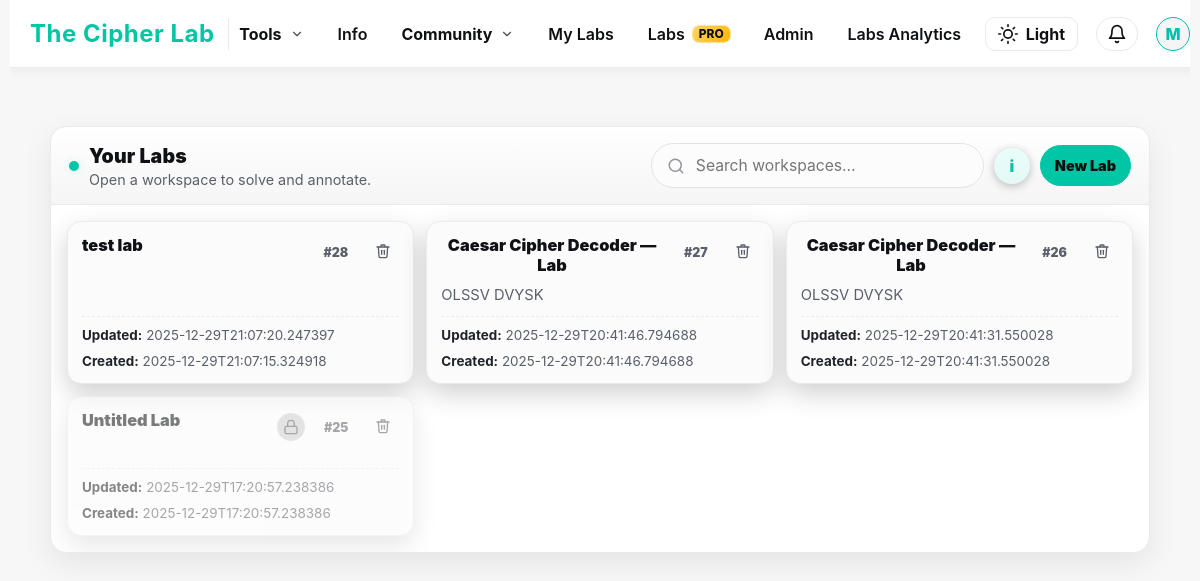
The page /workspaces (signed in) on the database as committed earlier.
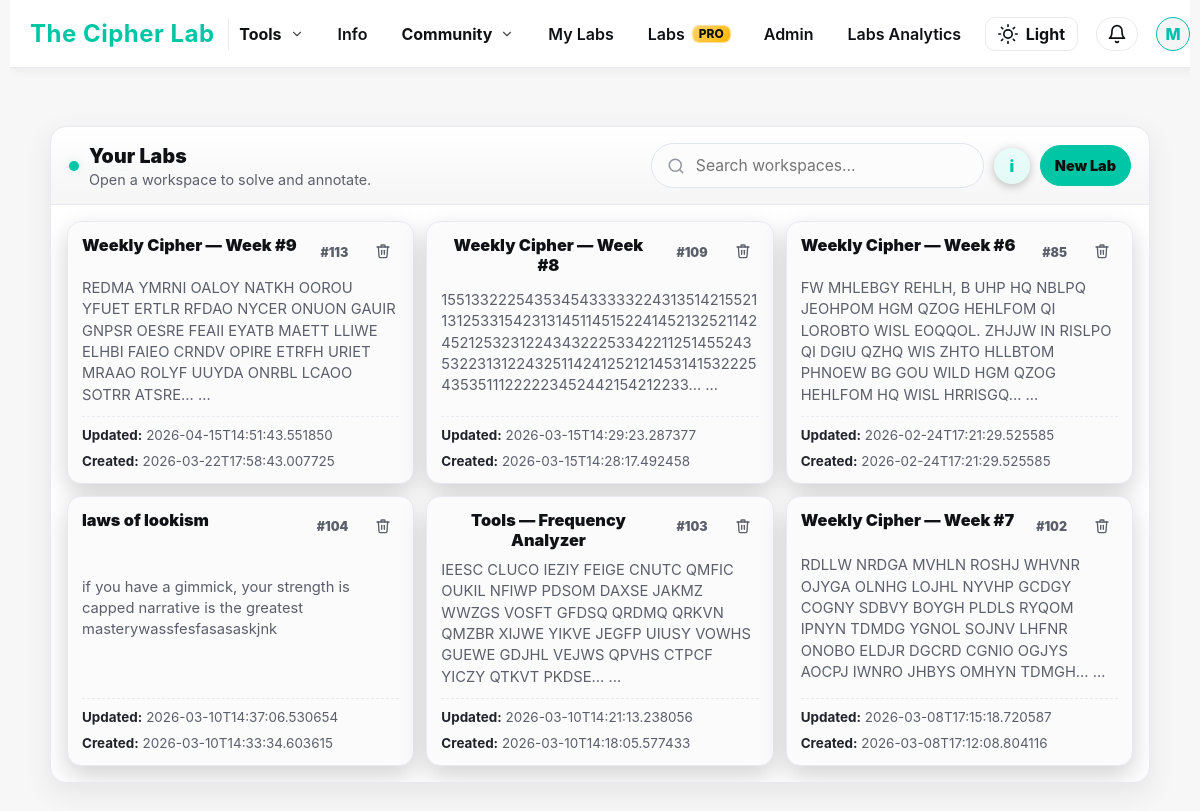
The same page on the database as committed later.
### tables this page shows
CREATE TABLE workspaces (
  id INTEGER PRIMARY KEY AUTOINCREMENT,
  owner_id INTEGER NOT NULL,
  title TEXT NOT NULL DEFAULT 'Untitled Workspace',
  cipher_text TEXT NOT NULL DEFAULT '',
  notes TEXT NOT NULL DEFAULT '',
  cipher_image_filename TEXT,
  created_at TEXT NOT NULL DEFAULT CURRENT_TIMESTAMP,
  updated_at TEXT NOT NULL DEFAULT CURRENT_TIMESTAMP, order_index INTEGER NOT NULL DEFAULT 0, share_token TEXT, is_shared INTEGER NOT NULL DEFAULT 0, last_edited_by INTEGER,
  FOREIGN KEY(owner_id) REFERENCES users(id)
);

### app.py (the view, shortened to what this page needs)
@app.route("/workspaces", methods=["GET"], endpoint="workspace_list")
def workspace_list():
    user = current_user()
    conn = get_db()
    fresh_user = conn.execute(
        "SELECT * FROM users WHERE id=? LIMIT 1",
        (user["id"],)
    ).fetchone()
    viewer_is_pro = is_pro(fresh_user) if fresh_user else is_pro(user)
    rows = conn.execute("""
        SELECT
            w.id, w.title, w.cipher_text, w.notes, w.cipher_image_filename,
            w.created_at, w.updated_at,
            CASE WHEN w.owner_id=? THEN 1 ELSE 0 END AS is_owner
        FROM workspaces w
        WHERE w.owner_id=?
           OR EXISTS (
             SELECT 1 FROM workspace_collaborators wc
             WHERE wc.workspace_id=w.id AND wc.user_id=?
           )
        ORDER BY is_owner DESC, w.order_index ASC, datetime(w.updated_at) DESC
    """, (user["id"], user["id"], user["id"])).fetchall()
    conn.close()
    return render_template(
        "workspace_list.html",
        user=user,
        workspaces=[dict(r) for r in rows],
        viewer_is_pro=viewer_is_pro,
        free_max_labs=FREE_MAX_LABS,
    )

### app.py (called while the page is built)
@app.after_request
def add_security_headers(resp):
    resp.headers["X-Content-Type-Options"] = "nosniff"
    resp.headers["X-Frame-Options"] = "DENY"
    resp.headers["Referrer-Policy"] = "strict-origin-when-cross-origin"
    resp.headers["Content-Security-Policy"] = (
        "default-src 'self'; "
        "img-src 'self' data: https://api.producthunt.com https://ph-files.imgix.net https://www.producthunt.com; "
        "script-src 'self' 'unsafe-inline' https://www.producthunt.com; "
        "style-src 'self' 'unsafe-inline'; "
        "frame-src https://www.producthunt.com;"
    )
    return resp

def is_pro(user):
    if not user:
        return False
    try:
        return bool(user["is_pro"])
    except Exception:
        return False

@app.before_request
def clear_flash_on_login():
    if request.endpoint == "login" and request.method == "GET":
        if "_flashes" not in session:
            session.pop("_flashes", None)

@app.context_processor
def inject_now_year():
    return {"now_year": datetime.utcnow().year}

### helpers.py (called while the page is built)
def get_db():
    conn = sqlite3.connect(DB_PATH)
    conn.row_factory = sqlite3.Row
    return conn

### templates/workspace_list.html (shortened to what the changed rows need)
<!DOCTYPE html>
<html lang="en" data-theme="dark">
<head>
  <link rel="stylesheet" href="{{ url_for('static', filename='style.css') }}">
</head>
<body>
  <main class="wl-shell">
    <section class="wl-card" aria-label="Workspaces list">
      <header class="wl-top">
        <div class="wl-titlewrap">
          <div style="min-width:0;">
            <h1 class="wl-title">Your Labs</h1>
          </div>
        </div>
      </header>
      <div class="wl-body">
        {% if not user %}
          <div class="empty">
            <b>Labs are private.</b><br><br>
            Click the <b>i</b> button above to learn what Labs are.<br>
             <a class="personal" href="{{ url_for('login', next=request.path) }}">Log in</a> to create and manage your Labs.<br><br>
          </div>
        {% else %}
          {% if workspaces|length == 0 %}
            <div class="empty">
              No Lab yet.<br><br>
              <a class="btn" href="{{ url_for('workspace_new') }}" id="create-first-lab">Create your first Lab</a>
            </div>
          {% else %}
            <div class="grid" id="ws-grid">
              {% set ns = namespace(owned_seen=0) %}
              {% for w in workspaces %}
                {% set is_owner = (w.is_owner == 1) %}
                {% if is_owner %}{% set ns.owned_seen = ns.owned_seen + 1 %}{% endif %}
                {% set is_locked = (not viewer_is_pro) and is_owner and (ns.owned_seen > (free_max_labs or 3)) %}
                {% if is_locked %}
                  <div
                    class="ws-card locked"
                    draggable="false"
                    data-id="{{ w.id }}"
                    data-locked="1"
                    data-title="{{ (w.title or 'Untitled Workspace')|lower }}"
                    data-snippet="{{ ((w.cipher_text or w.notes or '')[:160])|lower }}"
                    title="Locked — upgrade to Labs Pro to unlock"
                    aria-disabled="true"
                  >
                {% else %}
                  <a
                    class="ws-card"
                    draggable="true"
                    data-id="{{ w.id }}"
                    href="{{ url_for('workspace_view', ws_id=w.id) }}"
                    data-title="{{ (w.title or 'Untitled Workspace')|lower }}"
                    data-snippet="{{ ((w.cipher_text or w.notes or '')[:160])|lower }}"
                  >
                {% endif %}
                  <div class="ws-head">
                    <h2 class="ws-name">{{ w.title or "Untitled Workspace" }}</h2>
                    <div style="display:flex;gap:8px;align-items:center;">
                      {% if is_locked %}
                        <span class="ws-lock" aria-hidden="true">
                          <svg width="16" height="16" viewBox="0 0 24 24" fill="none" stroke="currentColor" stroke-width="2" stroke-linecap="round" stroke-linejoin="round">
                            <rect x="3" y="11" width="18" height="11" rx="2" ry="2"></rect>
                            <path d="M7 11V7a5 5 0 0 1 10 0v4"></path>
                          </svg>
                        </span>
                      {% endif %}
                      <span class="ws-chip">#{{ w.id }}</span>
                      <button
                        class="ws-delete"
                        data-id="{{ w.id }}"
                        type="button"
                        title="Delete workspace"
                        aria-label="Delete workspace"
                      >
                      </button>
                    </div>
                  </div>
                  <p class="ws-snippet">
                    {% set preview = (w.cipher_text or w.notes or "") %}
                    {{ preview | striptags | truncate(180, True, "…") }}
{% if preview|length > 180 %}…{% endif %}
                  </p>
                  <div class="ws-meta">
                    <div><b>Updated:</b> {{ w.updated_at or "—" }}</div>
                    <div><b>Created:</b> {{ w.created_at or "—" }}</div>
                  </div>
                {% if is_locked %}
                  </div>
                {% else %}
                  </a>
                {% endif %}
              {% endfor %}
            </div>
          {% endif %}
        {% endif %}
      </div>
    </section>
  </main>
</body>
</html>

Rows that differ between the two databases and show on the page:
removed workspaces: title "test lab", id "28", updated_at "2025-12-29T21:07:20.247397", created_at "2025-12-29T21:07:15.324918"
removed workspaces: title "Caesar Cipher Decoder — Lab", id "27", cipher_text "OLSSV DVYSK", updated_at "2025-12-29T20:41:46.794688", created_at "2025-12-29T20:41:46.794688"
removed workspaces: title "Caesar Cipher Decoder — Lab", id "26", cipher_text "OLSSV DVYSK", updated_at "2025-12-29T20:41:31.550028", created_at "2025-12-29T20:41:31.550028"
removed workspaces: title "Untitled Lab", id "25", updated_at "2025-12-29T17:20:57.238386", created_at "2025-12-29T17:20:57.238386"
added workspaces: title "Weekly Cipher — Week #9", id "113", cipher_text "REDMA YMRNI OALOY NATKH OOROU YFUET ERTLR RFDAO NYCER ONUON GAUIR GNPSR OESRE FEAII EYATB MAETT LLIWE ELHBI FAIEO CRNDV OPIRE ETRFH URIET MRAAO ROLYF UUYDA ONRBL LCAOO SOTRR ATSRE…", updated_at "2026-04-15T14:51:43.551850", created_at "2026-03-22T17:58:43.007725"
added workspaces: title "Weekly Cipher — Week #8", id "109", cipher_text "15513322254353454333332243135142155211312533154231314511451522414521325211424521253231224343222533422112514552435322313122432511424125212145314153222543535111222223452442154212233…", updated_at "2026-03-15T14:29:23.287377", created_at "2026-03-15T14:28:17.492458"
added workspaces: title "Weekly Cipher — Week #6", id "85", cipher_text "FW MHLEBGY REHLH, B UHP HQ NBLPQ JEOHPOM HGM QZOG HEHLFOM QI LOROBTO WISL EOQQOL. ZHJJW IN RISLPO QI DGIU QZHQ WIS ZHTO HLLBTOM PHNOEW BG GOU WILD HGM QZOG HEHLFOM HQ WISL HRRISGQ…", updated_at "2026-02-24T17:21:29.525585", created_at "2026-02-24T17:21:29.525585"
added workspaces: title "laws of lookism", id "104", notes "if you have a gimmick, your strength is capped narrative is the greatest masterywassfesfasasaskjnk", updated_at "2026-03-10T14:37:06.530654", created_at "2026-03-10T14:33:34.603615"
added workspaces: title "Tools — Frequency Analyzer", id "103", cipher_text "IEESC CLUCO IEZIY FEIGE CNUTC QMFIC OUKIL NFIWP PDSOM DAXSE JAKMZ WWZGS VOSFT GFDSQ QRDMQ QRKVN QMZBR XIJWE YIKVE JEGFP UIUSY VOWHS GUEWE GDJHL VEJWS QPVHS CTPCF YICZY QTKVT PKDSE…", updated_at "2026-03-10T14:21:13.238056", created_at "2026-03-10T14:18:05.577433"
added workspaces: title "Weekly Cipher — Week #7", id "102", cipher_text "RDLLW NRDGA MVHLN ROSHJ WHVNR OJYGA OLNHG LOJHL NYVHP GCDGY COGNY SDBVY BOYGH PLDLS RYQOM IPNYN TDMDG YGNOL SOJNV LHFNR ONOBO ELDJR DGCRD CGNIO OGJYS AOCPJ IWNRO JHBYS OMHYN TDMGH…", updated_at "2026-03-08T17:15:18.720587", created_at "2026-03-08T17:12:08.804116"
